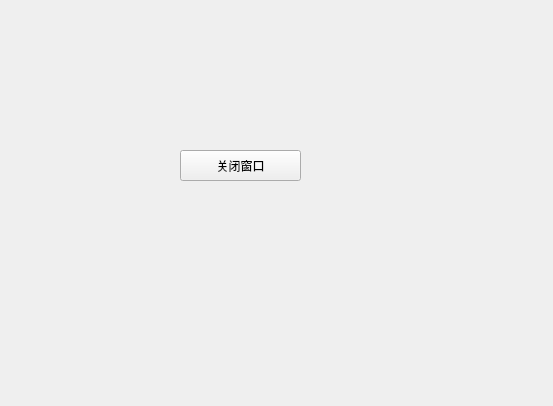
<?xml version="1.0" encoding="UTF-8"?>
<ui version="4.0">
 <class>Form</class>
 <widget class="QWidget" name="Form">
  <property name="geometry">
   <rect>
    <x>0</x>
    <y>0</y>
    <width>553</width>
    <height>406</height>
   </rect>
  </property>
  <property name="windowTitle">
   <string>Form</string>
  </property>
  <widget class="QPushButton" name="closeWinBtn">
   <property name="geometry">
    <rect>
     <x>180</x>
     <y>150</y>
     <width>121</width>
     <height>31</height>
    </rect>
   </property>
   <property name="text">
    <string>关闭窗口</string>
   </property>
  </widget>
 </widget>
 <resources/>
 <connections>
  <connection>
   <sender>closeWinBtn</sender>
   <signal>clicked()</signal>
   <receiver>Form</receiver>
   <slot>close()</slot>
   <hints>
    <hint type="sourcelabel">
     <x>235</x>
     <y>174</y>
    </hint>
    <hint type="destinationlabel">
     <x>381</x>
     <y>292</y>
    </hint>
   </hints>
  </connection>
 </connections>
</ui>
